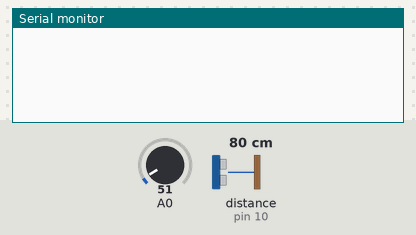
Bench run of a sketch on a simulated Arduino Uno, built with avr-gcc and run on an emulated ATmega328P. Parts: the last lines printed to the serial monitor. Wiring (inferred from the names in the program): ultrasonic range finder: trigger pin 11; echo pin 10. The inputs (shaded band) are chosen by the test bench; at power-on: distance to the obstacle (sensor on pin 10) 80 cm, A0 = 51. The echo pulse lasts 58.3 µs per cm.

Above: at 1.2 s.
1.3 s: distance to the obstacle (sensor on pin 10) set to 2 cm
At 1.65 s:
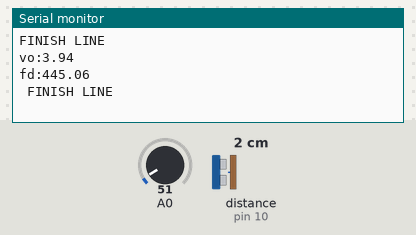
2.9 s: A0 set to 30
At 3.07 s:
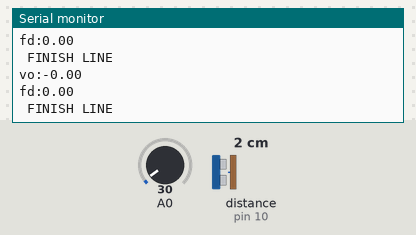
5.9 s: distance to the obstacle (sensor on pin 10) set to 4 cm
At 5.9 s:
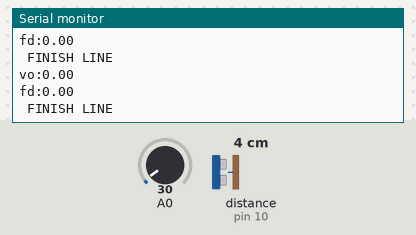
7.4 s: A0 set to 71
At 7.73 s:
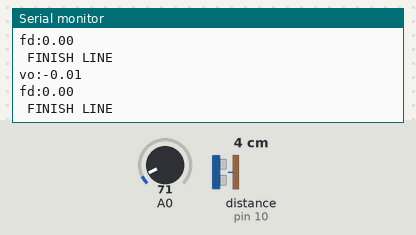
Timing chart, 0 to 9.9 s (numbered marks = the images above; inputs shaded):
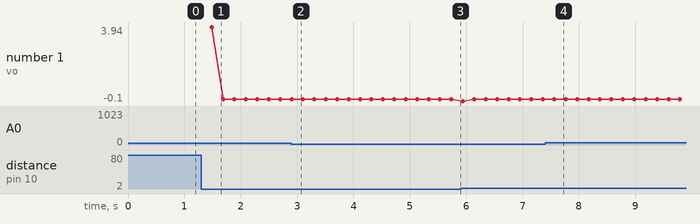

The sketch:

exp2_doppler.ino
```cpp
// Tested frequencies (Hz): 440, 987.77, 1400

float f = 440;            // frequency originally emitted by the speaker

// setup function
void setup() {
  Serial.begin(9600);     // connection board-PC
  // ultrasound sensor connections
  pinMode(11, OUTPUT);    // trigger digital output pin
  pinMode(10, INPUT);     // echo digital input pin
  digitalWrite(11, LOW);  // triggers starts as 0
}

// function to measure sound speed
float soundspeed(float lm35_signal) {
  float voltage = lm35_signal * (5./1024.);   // LSB = 5/2^10 V/ADC
  float T =  voltage * 100;                   // temperature conversion factor = 100 °C/V
  float vs = 331.3 + (0.606 * T);             // sound speed depending on the temperature
  return vs;
}

// function to measure the distance with the ultrasound sensor
float distance(float vs) {
  digitalWrite(11, HIGH);
  delayMicroseconds(10);
  digitalWrite(11, LOW);
  long time = pulseIn(10, HIGH);
  return (time * vs * 1.e-6) / 2;
}

void loop() {
  // first distance
  float signalT1 = analogRead(A0);
  float vs1 = soundspeed(signalT1);
  float d1 = distance(vs1);
  // Δt (0.2s)
  delay(200);
  // second distance
  float signalT2 = analogRead(A0);
  float vs2 = soundspeed(signalT2);
  float d2 = distance(vs2);
  // => object speed (dynamic cart)
  float vo = (d1 - d2)/0.2;

  // Measurement of the doppler effect
  if(d2<0.06){                        // once the cart reaches the end of the track
    Serial.println("FINISH LINE");
    Serial.print("vo:");
    Serial.println(vo);
    float fd = f*(vs2/(vs2-vo));      // shifted frequency
    Serial.print("fd:");
    Serial.println(fd);
    Serial.print(" ");
    f=0;
  }
}
```

Measured:
- after the input at 1.3 s, the serial monitor: prints a new line after 0.17 s (image 1)
- after the input at 7.4 s, the serial monitor: prints a new line after 0.16 s (image 4)
